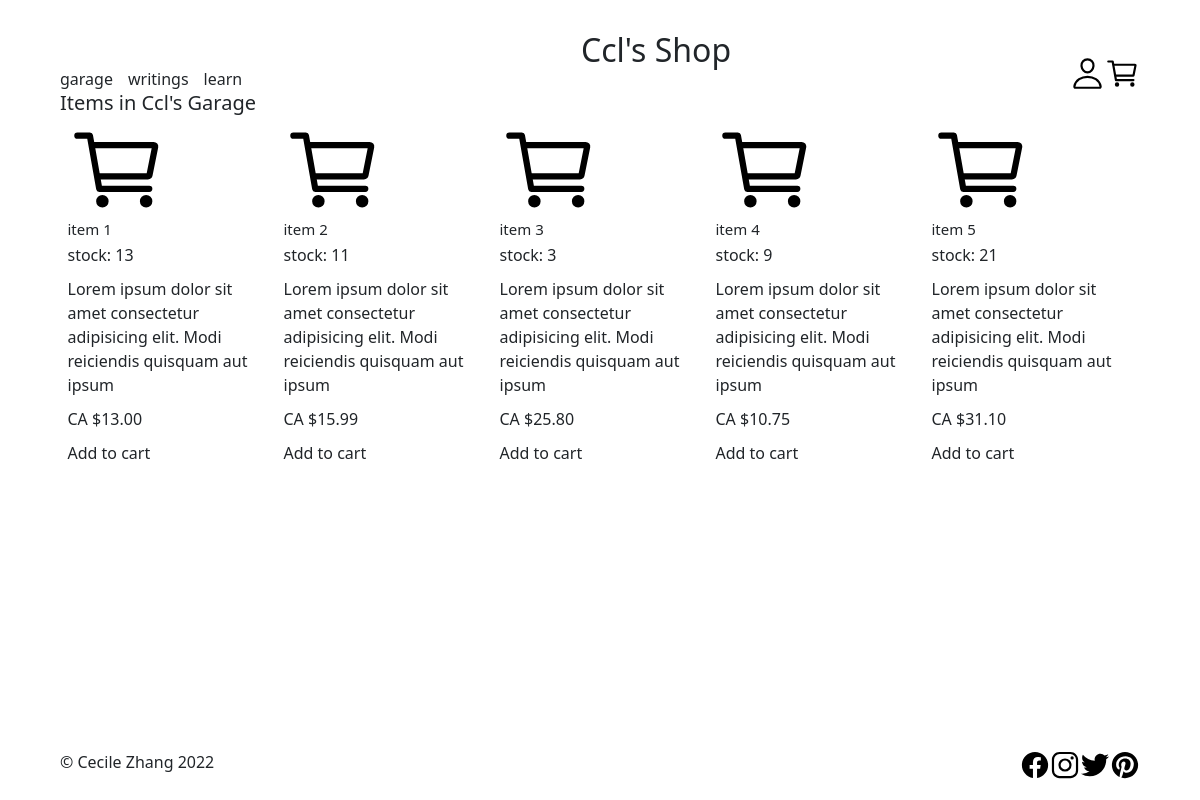
/garage, run on the app's committed database.
### tables this page shows
CREATE TABLE items (
   id INTEGER,
   name TEXT NOT NULL,
   stock INTEGER NOT NULL,
   description TEXT,
   price REAL NOT NULL,
   PRIMARY KEY (id)
);

### app.py (the view)
@app.route('/garage')
def garage():
    con = sqlite3.connect("inventory.db")
    con.row_factory = dict_factory
    db = con.cursor()
    db.execute("SELECT * FROM items")
    items = db.fetchall()
    return render_template("garage.html", items=items)

### database.py (called while the page is built)
def dict_factory(cursor, row):
    d = {}
    for idx, col in enumerate(cursor.description):
        d[col[0]] = row[idx]
    return d

### helpers.py (called while the page is built)
def cad(value):
    return f"${value:,.2f}"

### templates/garage.html (shortened to what this page needs)
{% extends "layout.html" %}
{% block main %}
<h2>Items in Ccl's Garage</h2>
<div class="container-fluid">
    <ul class="inventory row">
        {% for item in items %}
        <li class="item col">
            <a href="">
                <img src="../static/icons/cart.svg" alt="" height="100" width="100" loading="lazy">
                <h4>{{ item["name"] }}</h4>
                <p>stock: {{ item["stock"] }}</p>
                <p>{{ item["description"] }}</p>
                <p>
                    <span>CA </span>
                    <span>{{ item["price"] | cad }}</span>
                </p>
            </a>
            <button type="button">Add to cart</button>
        </li>
        {% endfor %}
    </ul>
</div>
{% endblock %}

### static/css/styles.css (style rules this page uses)
html { line-height:1.15;-ms-text-size-adjust:100%;-webkit-text-size-adjust:100% }
body { margin:0 }
a { background-color:transparent;-webkit-text-decoration-skip:objects }
img { border-style:none }
button,input,optgroup,select,textarea { font-family:sans-serif;font-size:100%;line-height:1.15;margin:0 }
button,input { overflow:visible }
button,select { text-transform:none }
button,html [type=button],[type=reset],[type=submit] { -webkit-appearance:button }
html { -moz-box-sizing: border-box; -webkit-box-sizing: border-box; box-sizing: border-box; }
*, *:before, *:after { box-sizing: inherit }
* { margin: 0px; padding: 0px; }
html { font-size: 62.5%; }
body { font-size: 1.6rem; min-height: 100vh; display: flex; flex-direction: column; padding: 10px 0; }
ul { list-style-type: none; padding-left: 0; }
a, button { text-decoration: none; font-weight: 100; font-style: inherit; border: none; color: inherit; background: inherit; cursor: pointer; font-family: inherit; }
.item { min-width: 200px; }

### data on the page
items: name "item 1", stock "13", description "Lorem ipsum dolor sit amet consectetur adipisicing elit. Modi reiciendis quisquam aut ipsum", price|cad "$13.00"
items: name "item 2", stock "11", description "Lorem ipsum dolor sit amet consectetur adipisicing elit. Modi reiciendis quisquam aut ipsum", price|cad "$15.99"
items: name "item 3", stock "3", description "Lorem ipsum dolor sit amet consectetur adipisicing elit. Modi reiciendis quisquam aut ipsum", price|cad "$25.80"
items: name "item 4", stock "9", description "Lorem ipsum dolor sit amet consectetur adipisicing elit. Modi reiciendis quisquam aut ipsum", price|cad "$10.75"
items: name "item 5", stock "21", description "Lorem ipsum dolor sit amet consectetur adipisicing elit. Modi reiciendis quisquam aut ipsum", price|cad "$31.10"
